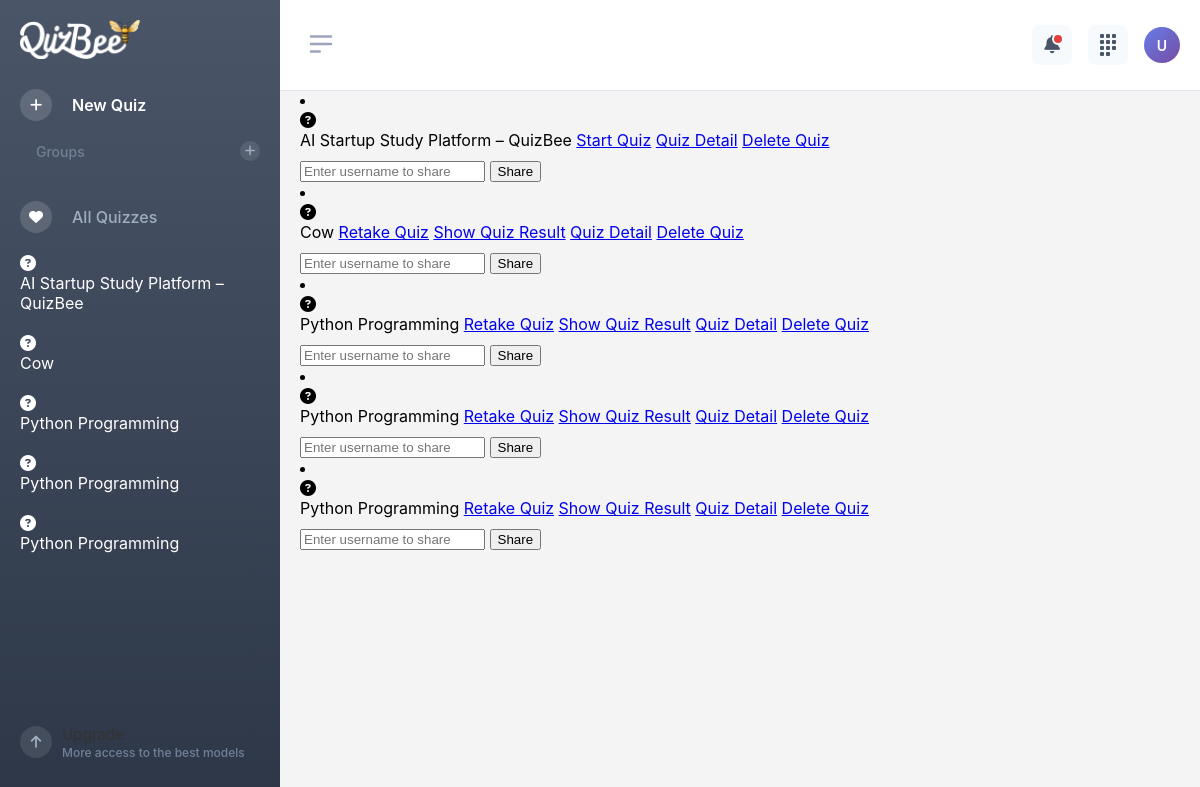
The app's page /all_quizes/ (signed in), older data.
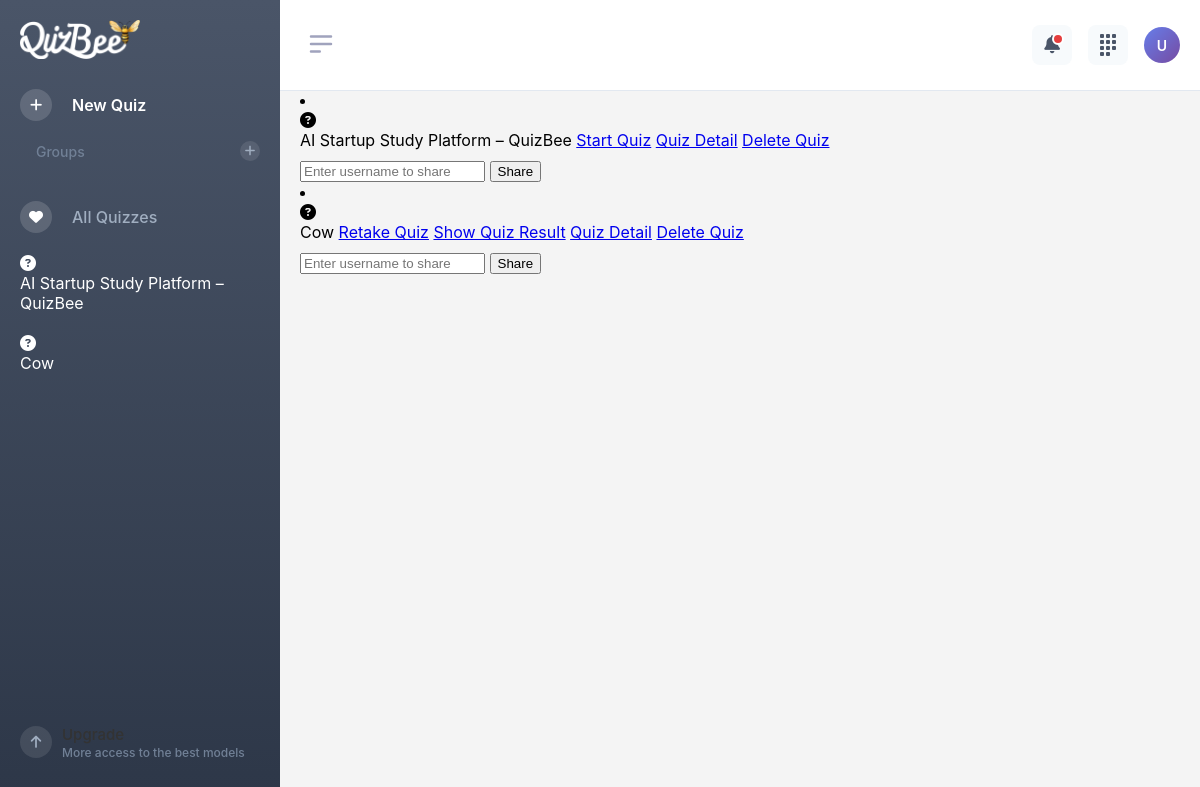
The same page, newer data.
### app/models.py (models this page shows, shortened)
class Quiz(models.Model):
    QUESTION_PREFERENCES = [
        ('SHORT', 'Short Questions'),
        ('TF', 'True/False'),
        ('MCQ', 'Multiple Choice'),
        ('FILL', 'Fill in the Blank'),
        ('MIX', 'Mix'),
    ]
    topic = models.CharField(max_length=200)
    difficulty = models.IntegerField(default=1)
    user = models.ForeignKey(User, on_delete=models.CASCADE, null=True, blank=True, related_name="quizzes")
    question_preference = models.CharField(max_length=10, choices=QUESTION_PREFERENCES, default="MIX")
    shared_with = models.ManyToManyField(User, related_name="shared_quizzes", blank=True)

### app/views.py (the view)
# urls.py: path('all_quizes/', views.all_quizes, name='all_quizes'),
def all_quizes(request):
    user = request.user
    quizzes = Quiz.objects.filter(user=user) | Quiz.objects.filter(shared_with=user)
    for quiz in quizzes:
        attempt = QuizAttempt.objects.filter(user=user, quiz=quiz).first()
        quiz.attempt = attempt   # attach attempt (or None)
        quiz.attempted = attempt is not None
    return render(request, 'all-quizes.html', {'quizzes': quizzes})

### templates/all-quizes.html (shortened to what this page needs)
{% extends "base.html" %}
{% block content %}
    {% for quiz in quizzes %}
      <li>
        <div class="icon-circle"><i class="fa-solid fa-circle-question"></i></div>
        <span class="label">{{ quiz.topic }}</span>
        {% if quiz.attempted %}
            <a href="{% url 'retake_quiz' quiz.id %}">Retake Quiz</a>
            <a href="{% url 'quiz_result' quiz.attempt.id %}">Show Quiz Result</a>
        {% else %}
            <a href="{% url 'quiz_take' quiz.id %}">Start Quiz</a>
        {% endif %}
        <a href="{% url 'quiz_detail' quiz.id %}">Quiz Detail</a>
        <a href="{% url 'delete_quiz' quiz.id %}">Delete Quiz</a>
        <form action="{% url 'share_quiz' quiz.id %}" method="post" style="margin-top:10px;">
            <input type="text" name="username" placeholder="Enter username to share" required>
            <button type="submit">Share</button>
        </form>
      </li>
    {% empty %}
      <li>
        <span class="label text-muted">No quizzes yet</span>
      </li>
    {% endfor %}
{% endblock content %}

### templates/base.html (shortened to what this page needs)
{% load static %}
<!DOCTYPE html>
<html lang="en">
<head>
  <link rel="stylesheet" href="https://cdnjs.cloudflare.com/ajax/libs/font-awesome/6.5.0/css/all.min.css">
  <link rel="stylesheet" href="{% static 'css/base.css' %}">
</head>
<body>
  <div class="container">
    <div class="sidebar" id="sidebar">
      <div class="logo">
        <img src="{% static 'images/slide-logo.webp' %}" alt="Main Logo" class="main-logo">
      </div>
      <ul>
        <li>
          <a href="{% url "main" %}">
            <div class="icon-circle"><i class="fa-solid fa-plus"></i></div>
            <span class="label">New Quiz</span>
          </a>
        </li>
        <li>
          <a href="#">
            <span class="label">Groups</span>
            <div class="right-circle"><i class="fa-solid fa-plus"></i></div>
          </a>
        </li>
        <li>
          <a href="{% url "all_quizes" %}">
            <div class="icon-circle"><i class="fa-solid fa-heart"></i></div>
            <span class="label">All Quizzes</span>
          </a>
        </li>
        {% for quiz in quizzes %}
          <li>
              <div class="icon-circle"><i class="fa-solid fa-circle-question"></i></div>
              <span class="label">{{ quiz.topic }}</span>
          </li>
        {% empty %}
          <li>
            <span class="label text-muted">No quizzes yet</span>
          </li>
        {% endfor %}
        <li class="upgrade">
          <div class="icon-circle"><i class="fa-solid fa-arrow-up"></i></div>
          <div class="upgrade-text">
            Upgrade<br>
            <small>More access to the best models</small>
          </div>
        </li>
      </ul>
    </div>
    <div class="navbar">
      <div class="navbar-left">
        <button class="toggle-btn" onclick="toggleSidebar()">
          <img src="{% static 'images/menu-icon.svg' %}" alt="Toggle Sidebar" id="toggleIcon" width="30" height="30">
        </button>
      </div>
      <div class="navbar-right">
        <button class="navbar-icon bell-icon">
          <i class="fa-solid fa-bell"></i>
        </button>
        <button class="navbar-icon">
          <div class="apps-grid">
            <div class="dot"></div><div class="dot"></div><div class="dot"></div>
            <div class="dot"></div><div class="dot"></div><div class="dot"></div>
            <div class="dot"></div><div class="dot"></div><div class="dot"></div>
          </div>
        </button>
        <div class="profile-avatar">U</div>
      </div>
    </div>
    <div class="main-content">
      {% block content %}{% endblock %}
    </div>
  </div>
</body>
</html>

### static/css/base.css (style rules this page uses)
body, html { margin: 0; padding: 0; height: 100%; font-family: -apple-system, BlinkMacSystemFont, 'Segoe UI', Roboto, sans-serif; }
.container { display: flex; height: 100vh; }
.sidebar { width: 280px; background: linear-gradient(180deg, #4a5568 0%, #2d3748 100%); color: white; padding: 20px; box-sizing: border-box; position: fixed; top: 0; left: 0; height: 100%; overflow-y: auto; transition: width 0.3s ease; z-index: 1000; }
.logo { display: flex; align-items: center; margin-bottom: 30px; }
.logo img.main-logo { width: 120px; height: auto; }
.sidebar ul { list-style: none; padding: 0; }
.sidebar ul li { margin: 20px 0; }
.sidebar ul li a { color: #a0aec0; text-decoration: none; font-size: 16px; display: flex; align-items: center; justify-content: space-between; font-weight: 500; }
.sidebar ul li:first-child a { color: white; font-weight: 600; }
.sidebar ul li a .icon-circle { width: 32px; height: 32px; border-radius: 50%; background: rgba(255, 255, 255, 0.15); display: flex; align-items: center; justify-content: center; margin-right: 10px; font-size: 14px; color: white; }
.sidebar ul li:nth-child(2) a { font-size: 14px; color: #718096; padding-left: 16px; }
.sidebar ul li a .label { flex: 1; margin-left: 10px; }
.sidebar ul li:nth-child(2) a .label { margin-left: 0; }
.sidebar ul li a .right-circle { width: 20px; height: 20px; border-radius: 50%; background: rgba(255, 255, 255, 0.1); display: flex; align-items: center; justify-content: center; font-size: 12px; color: #a0aec0; }
.sidebar ul li:nth-child(3) { margin-top: 40px; }
.upgrade { position: absolute; bottom: 20px; left: 20px; right: 20px; font-size: 15px; color: #a0aec0; display: flex; align-items: flex-start; font-weight: 500; }
.upgrade .icon-circle { width: 32px; height: 32px; border-radius: 50%; background: rgba(255, 255, 255, 0.1); display: flex; align-items: center; justify-content: center; margin-right: 10px; font-size: 14px; color: #a0aec0; flex-shrink: 0; }
.upgrade-text { line-height: 1.2; }
.upgrade-text small { display: block; font-size: 12px; color: #718096; margin-top: 2px; }
.navbar { position: fixed; top: 0; left: 280px; right: 0; height: 90px; background: #ffffff; border-bottom: 1px solid #e2e8f0; display: flex; align-items: center; justify-content: space-between; padding: 0 20px; transition: left 0.3s ease; z-index: 900; }
.navbar-left { display: flex; align-items: center; }
.navbar .toggle-btn { background: none; border: none; cursor: pointer; margin-right: 20px; }
.navbar-right { display: flex; align-items: center; gap: 16px; }
.navbar-icon { width: 40px; height: 40px; background: #f7fafc; border: none; border-radius: 8px; display: flex; align-items: center; justify-content: center; cursor: pointer; color: #4a5568; font-size: 18px; transition: all 0.2s ease; }
.bell-icon { position: relative; }
.bell-icon::after { content: ''; position: absolute; top: 8px; right: 8px; width: 8px; height: 8px; background: #e53e3e; border-radius: 50%; border: 2px solid white; }
.apps-grid { display: grid; grid-template-columns: repeat(3, 4px); grid-template-rows: repeat(3, 4px); gap: 2px; }
.apps-grid::before, .apps-grid::after { content: ''; width: 4px; height: 4px; background: currentColor; border-radius: 1px; }
.apps-grid .dot { width: 4px; height: 4px; background: currentColor; border-radius: 1px; }
.profile-avatar { width: 36px; height: 36px; border-radius: 50%; background: linear-gradient(135deg, #667eea 0%, #764ba2 100%); display: flex; align-items: center; justify-content: center; color: white; font-weight: 600; font-size: 14px; cursor: pointer; transition: transform 0.2s ease; }
.main-content { flex: 1; padding: 90px 20px 20px; margin-left: 280px; background-color: #f4f4f4; transition: margin-left 0.3s ease; }
.upgrade-text { text-align: left; color: #333; }

Row changes from the older to the newer data that the page shows:
removed Quiz: topic "Python Programming", shows "Retake Quiz"
removed Quiz: topic "Python Programming", shows "Retake Quiz"
removed Quiz: topic "Python Programming", shows "Retake Quiz"
